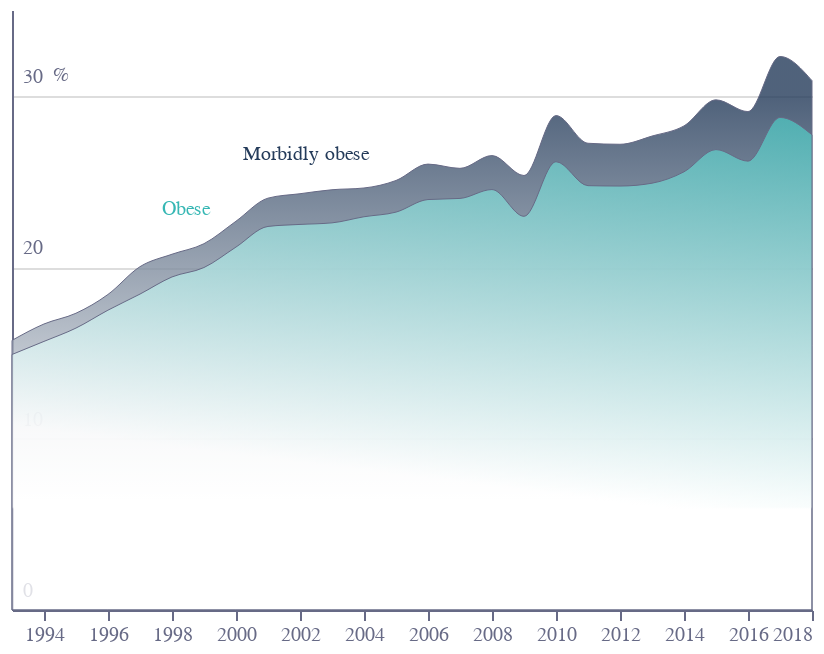

Notebook source saved alongside this figure:
### Code cell
base = alt.Chart(f1).encode(
    x=alt.X(
        "year:T",
        axis=alt.Axis(
            grid=False,
            title="",
            labelColor=colors["eco-gray"],
            titleColor=colors["eco-gray"],
            tickColor=colors["eco-gray"],
            domainColor=colors["eco-gray"],
            tickCount=10,
        ),
    )
)
area1 = base.mark_area(
    interpolate="monotone",
    fillOpacity=0.8,
    stroke=colors["eco-gray"],
    strokeWidth=0.5,
    color=alt.Gradient(
        gradient="linear",
        stops=[
            alt.GradientStop(color="white", offset=0),
            alt.GradientStop(color=colors["eco-turquiose"], offset=0.9),
        ],
        x1=0.8,
        x2=1,
        y1=1,
        y2=0,
    ),
).encode(
    y=alt.Y(
        "obese:Q",
        axis=alt.Axis(
            grid=True,
            title="%",
            labelColor=colors["eco-gray"],
            titleColor=colors["eco-gray"],
            tickColor=colors["eco-gray"],
            domainColor=colors["eco-gray"],
            labelAlign="left",
            ticks=False,
            labelBaseline="middle",
            labelPadding=-5,
            labelOffset=-10,
            titleX=20,
            titleY=37,
            titleAngle=0,
            titleFontSize=10,
            titleFontWeight="normal",
            titleAlign="left",
            tickCount=4,
            format=".0f",
        ),
    )
)
area2 = (
    base.mark_area(
        interpolate="monotone",
        fillOpacity=0.8,
        stroke=colors["eco-gray"],
        strokeWidth=0.5,
        color=alt.Gradient(
            gradient="linear",
            stops=[
                alt.GradientStop(color="white", offset=0),
                alt.GradientStop(color=colors["eco-blue"], offset=0.9),
            ],
            x1=0.8,
            x2=0.8,
            y1=0.8,
            y2=0,
        ),
    )
    .encode(y=alt.Y("stack:Q"))
    .transform_calculate(stack="datum.morbidly+datum.obese")
)
label1 = (
    alt.Chart(
        pd.DataFrame(
            [{"x": "1999-03-15", "y": 24, "t": "Obese", "c": colors["eco-turquiose"]}]
        )
    )
    .mark_text(yOffset=5, size=10, align="right")
    .encode(text="t", x="x:T", y="y:Q", color=alt.Color("c:N", scale=None))
)
label2 = (
    alt.Chart(
        pd.DataFrame(
            [
                {
                    "x": "2004-03-01",
                    "y": 26,
                    "t": "Morbidly obese",
                    "c": colors["eco-blue"],
                }
            ]
        )
    )
    .mark_text(yOffset=-5, size=10, align="right")
    .encode(text="t", x="x:T", y="y:Q", color=alt.Color("c:N", scale=None))
)
layer = (
    (area2 + area1 + label1 + label2)
    .configure_view(stroke=None)
    .properties(title="")
    .properties(height=300, width=400)
)
for j in ["json", "png", "svg"]:
    layer.save("visualisation/" + f + "." + j)
layer

### Figure 1 — Vega-Lite specification as saved in the notebook (floating-point values rounded to 4 significant figures)
{"config": {"view": {"continuousWidth": 400, "continuousHeight": 300, "stroke": null}}, "layer": [{"mark": {"type": "area", "color": {"gradient": "linear", "stops": [{"color": "white", "offset": 0}, {"color": "#243B5A", "offset": 0.9}], "x1": 0.8, "x2": 0.8, "y1": 0.8, "y2": 0}, "fillOpacity": 0.8, "interpolate": "monotone", "stroke": "#676A86", "strokeWidth": 0.5}, "encoding": {"x": {"type": "temporal", "axis": {"domainColor": "#676A86", "grid": false, "labelColor": "#676A86", "tickColor": "#676A86", "tickCount": 10, "title": "", "titleColor": "#676A86"}, "field": "year"}, "y": {"type": "quantitative", "field": "stack"}}, "transform": [{"calculate": "datum.morbidly+datum.obese", "as": "stack"}]}, {"mark": {"type": "area", "color": {"gradient": "linear", "stops": [{"color": "white", "offset": 0}, {"color": "#36B7B4", "offset": 0.9}], "x1": 0.8, "x2": 1, "y1": 1, "y2": 0}, "fillOpacity": 0.8, "interpolate": "monotone", "stroke": "#676A86", "strokeWidth": 0.5}, "encoding": {"x": {"type": "temporal", "axis": {"domainColor": "#676A86", "grid": false, "labelColor": "#676A86", "tickColor": "#676A86", "tickCount": 10, "title": "", "titleColor": "#676A86"}, "field": "year"}, "y": {"type": "quantitative", "axis": {"domainColor": "#676A86", "format": ".0f", "grid": true, "labelAlign": "left", "labelBaseline": "middle", "labelColor": "#676A86", "labelOffset": -10, "labelPadding": -5, "tickColor": "#676A86", "tickCount": 4, "ticks": false, "title": "%", "titleAlign": "left", "titleAngle": 0, "titleColor": "#676A86", "titleFontSize": 10, "titleFontWeight": "normal", "titleX": 20, "titleY": 37}, "field": "obese"}}}, {"data": {"name": "data-8f31468e5c28afd37934553f5c775a1c"}, "mark": {"type": "text", "align": "right", "size": 10, "yOffset": 5}, "encoding": {"color": {"type": "nominal", "field": "c", "scale": null}, "text": {"type": "nominal", "field": "t"}, "x": {"type": "temporal", "field": "x"}, "y": {"type": "quantitative", "field": "y"}}}, {"data": {"name": "data-a64fbf70da93f9cd873807b3a998065c"}, "mark": {"type": "text", "align": "right", "size": 10, "yOffset": -5}, "encoding": {"color": {"type": "nominal", "field": "c", "scale": null}, "text": {"type": "nominal", "field": "t"}, "x": {"type": "temporal", "field": "x"}, "y": {"type": "quantitative", "field": "y"}}}], "data": {"name": "data-d4bb2eafb05ef126f3d7cddc98352113"}, "height": 300, "title": "", "width": 400, "$schema": "https://vega.github.io/schema/vega-lite/v4.8.1.json", "datasets": {"data-d4bb2eafb05ef126f3d7cddc98352113": [{"year": "1993", "morbidly": 0.8244, "obese": 14.9}, {"year": "1994", "morbidly": 1.015, "obese": 15.67}, {"year": "1995", "morbidly": 0.8659, "obese": 16.44}, {"year": "1996", "morbidly": 0.9163, "obese": 17.49}, {"year": "1997", "morbidly": 1.6, "obese": 18.43}, {"year": "1998", "morbidly": 1.326, "obese": 19.43}, {"year": "1999", "morbidly": 1.391, "obese": 19.98}, {"year": "2000", "morbidly": 1.508, "obese": 21.17}, {"year": "2001", "morbidly": 1.652, "obese": 22.37}, {"year": "2002", "morbidly": 1.791, "obese": 22.49}, {"year": "2003", "morbidly": 1.932, "obese": 22.58}, {"year": "2004", "morbidly": 1.678, "obese": 22.94}, {"year": "2005", "morbidly": 1.846, "obese": 23.21}, {"year": "2006", "morbidly": 2.068, "obese": 23.94}, {"year": "2007", "morbidly": 1.755, "obese": 24.01}, {"year": "2008", "morbidly": 1.983, "obese": 24.53}, {"year": "2009", "morbidly": 2.378, "obese": 22.97}, {"year": "2010", "morbidly": 2.691, "obese": 26.15}, {"year": "2011", "morbidly": 2.474, "obese": 24.75}, {"year": "2012", "morbidly": 2.437, "obese": 24.73}, {"year": "2013", "morbidly": 2.749, "obese": 24.9}, {"year": "2014", "morbidly": 2.678, "obese": 25.56}, {"year": "2015", "morbidly": 2.902, "obese": 26.86}, {"year": "2016", "morbidly": 2.889, "obese": 26.18}, {"year": "2017", "morbidly": 3.554, "obese": 28.73}, {"year": "2018", "morbidly": 3.158, "obese": 27.72}], "data-8f31468e5c28afd37934553f5c775a1c": [{"x": "1999-03-15", "y": 24, "t": "Obese", "c": "#36B7B4"}], "data-a64fbf70da93f9cd873807b3a998065c": [{"x": "2004-03-01", "y": 26, "t": "Morbidly obese", "c": "#243B5A"}]}}
